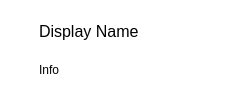
            <widget class="QWidget" name="session_widget" native="true">
             <property name="minimumSize">
              <size>
               <width>230</width>
               <height>0</height>
              </size>
             </property>
             <property name="palette">
              <palette>
               <active>
                <colorrole role="Button">
                 <brush brushstyle="SolidPattern">
                  <color alpha="255">
                   <red>255</red>
                   <green>255</green>
                   <blue>255</blue>
                  </color>
                 </brush>
                </colorrole>
                <colorrole role="Base">
                 <brush brushstyle="SolidPattern">
                  <color alpha="255">
                   <red>255</red>
                   <green>255</green>
                   <blue>255</blue>
                  </color>
                 </brush>
                </colorrole>
                <colorrole role="Window">
                 <brush brushstyle="SolidPattern">
                  <color alpha="255">
                   <red>255</red>
                   <green>255</green>
                   <blue>255</blue>
                  </color>
                 </brush>
                </colorrole>
               </active>
               <inactive>
                <colorrole role="Button">
                 <brush brushstyle="SolidPattern">
                  <color alpha="255">
                   <red>255</red>
                   <green>255</green>
                   <blue>255</blue>
                  </color>
                 </brush>
                </colorrole>
                <colorrole role="Base">
                 <brush brushstyle="SolidPattern">
                  <color alpha="255">
                   <red>255</red>
                   <green>255</green>
                   <blue>255</blue>
                  </color>
                 </brush>
                </colorrole>
                <colorrole role="Window">
                 <brush brushstyle="SolidPattern">
                  <color alpha="255">
                   <red>255</red>
                   <green>255</green>
                   <blue>255</blue>
                  </color>
                 </brush>
                </colorrole>
               </inactive>
               <disabled>
                <colorrole role="Button">
                 <brush brushstyle="SolidPattern">
                  <color alpha="255">
                   <red>255</red>
                   <green>255</green>
                   <blue>255</blue>
                  </color>
                 </brush>
                </colorrole>
                <colorrole role="Base">
                 <brush brushstyle="SolidPattern">
                  <color alpha="255">
                   <red>255</red>
                   <green>255</green>
                   <blue>255</blue>
                  </color>
                 </brush>
                </colorrole>
                <colorrole role="Window">
                 <brush brushstyle="SolidPattern">
                  <color alpha="255">
                   <red>255</red>
                   <green>255</green>
                   <blue>255</blue>
                  </color>
                 </brush>
                </colorrole>
               </disabled>
              </palette>
             </property>
             <property name="styleSheet">
              <string notr="true">QWidget#session_widget {
	margin: 0px;
	padding: 2px;
	border: 1px solid palette(dark);
	border-style: outset;
	border-radius: 3px;
	background: white;
}

QWidget#session_widget QLabel#name_label {
	color: #000000;
}

QWidget#session_widget QLabel#info_label {
	color: #7f7f7f;
}

QWidget#session_widget_no:hover {
	background: rgb(240, 252, 255);
	background: rgb(230, 248, 255);
	background: rgb(248, 248, 248);
}
</string>
             </property>
             <layout class="QHBoxLayout" name="session_layout">
              <property name="spacing">
               <number>3</number>
              </property>
              <property name="leftMargin">
               <number>0</number>
              </property>
              <property name="topMargin">
               <number>0</number>
              </property>
              <property name="rightMargin">
               <number>0</number>
              </property>
              <property name="bottomMargin">
               <number>0</number>
              </property>
              <item>
               <widget class="QLabel" name="icon_label">
                <property name="minimumSize">
                 <size>
                  <width>36</width>
                  <height>36</height>
                 </size>
                </property>
                <property name="maximumSize">
                 <size>
                  <width>36</width>
                  <height>36</height>
                 </size>
                </property>
                <property name="pixmap">
                 <pixmap>icons/default-avatar.png</pixmap>
                </property>
                <property name="alignment">
                 <set>Qt::AlignCenter</set>
                </property>
               </widget>
              </item>
              <item>
               <layout class="QVBoxLayout" name="name_info_layout">
                <property name="spacing">
                 <number>0</number>
                </property>
                <property name="leftMargin">
                 <number>0</number>
                </property>
                <property name="topMargin">
                 <number>0</number>
                </property>
                <property name="rightMargin">
                 <number>0</number>
                </property>
                <property name="bottomMargin">
                 <number>0</number>
                </property>
                <item>
                 <layout class="QHBoxLayout" name="name_layout">
                  <property name="spacing">
                   <number>0</number>
                  </property>
                  <property name="leftMargin">
                   <number>0</number>
                  </property>
                  <property name="topMargin">
                   <number>0</number>
                  </property>
                  <property name="rightMargin">
                   <number>0</number>
                  </property>
                  <property name="bottomMargin">
                   <number>0</number>
                  </property>
                  <item>
                   <widget class="ElidedLabel" name="name_label">
                    <property name="sizePolicy">
                     <sizepolicy hsizetype="Expanding" vsizetype="Fixed">
                      <horstretch>0</horstretch>
                      <verstretch>0</verstretch>
                     </sizepolicy>
                    </property>
                    <property name="font">
                     <font>
                      <pointsize>12</pointsize>
                     </font>
                    </property>
                    <property name="text">
                     <string>Display Name</string>
                    </property>
                   </widget>
                  </item>
                  <item>
                   <widget class="QWidget" name="state_icons" native="true">
                    <property name="minimumSize">
                     <size>
                      <width>0</width>
                      <height>14</height>
                     </size>
                    </property>
                    <property name="maximumSize">
                     <size>
                      <width>16777215</width>
                      <height>14</height>
                     </size>
                    </property>
                    <layout class="QHBoxLayout" name="state_icons_layout">
                     <property name="spacing">
                      <number>0</number>
                     </property>
                     <property name="leftMargin">
                      <number>0</number>
                     </property>
                     <property name="topMargin">
                      <number>0</number>
                     </property>
                     <property name="rightMargin">
                      <number>0</number>
                     </property>
                     <property name="bottomMargin">
                      <number>0</number>
                     </property>
                     <item>
                      <widget class="QLabel" name="composing_icon">
                       <property name="sizePolicy">
                        <sizepolicy hsizetype="Fixed" vsizetype="Fixed">
                         <horstretch>0</horstretch>
                         <verstretch>0</verstretch>
                        </sizepolicy>
                       </property>
                       <property name="text">
                        <string/>
                       </property>
                       <property name="pixmap">
                        <pixmap>icons/composing12.svg</pixmap>
                       </property>
                       <property name="alignment">
                        <set>Qt::AlignCenter</set>
                       </property>
                      </widget>
                     </item>
                     <item>
                      <widget class="QLabel" name="hold_icon">
                       <property name="sizePolicy">
                        <sizepolicy hsizetype="Fixed" vsizetype="Fixed">
                         <horstretch>0</horstretch>
                         <verstretch>0</verstretch>
                        </sizepolicy>
                       </property>
                       <property name="text">
                        <string/>
                       </property>
                       <property name="pixmap">
                        <pixmap>icons/paused12.svg</pixmap>
                       </property>
                       <property name="alignment">
                        <set>Qt::AlignCenter</set>
                       </property>
                      </widget>
                     </item>
                    </layout>
                   </widget>
                  </item>
                 </layout>
                </item>
                <item>
                 <layout class="QHBoxLayout" name="info_layout">
                  <property name="spacing">
                   <number>0</number>
                  </property>
                  <property name="leftMargin">
                   <number>0</number>
                  </property>
                  <property name="topMargin">
                   <number>0</number>
                  </property>
                  <property name="rightMargin">
                   <number>0</number>
                  </property>
                  <property name="bottomMargin">
                   <number>0</number>
                  </property>
                  <item>
                   <widget class="ElidedLabel" name="info_label">
                    <property name="sizePolicy">
                     <sizepolicy hsizetype="Expanding" vsizetype="Fixed">
                      <horstretch>0</horstretch>
                      <verstretch>0</verstretch>
                     </sizepolicy>
                    </property>
                    <property name="text">
                     <string>Info</string>
                    </property>
                   </widget>
                  </item>
                  <item>
                   <widget class="QWidget" name="stream_icons" native="true">
                    <property name="minimumSize">
                     <size>
                      <width>0</width>
                      <height>14</height>
                     </size>
                    </property>
                    <property name="maximumSize">
                     <size>
                      <width>16777215</width>
                      <height>14</height>
                     </size>
                    </property>
                    <layout class="QHBoxLayout" name="stream_icons_layout">
                     <property name="spacing">
                      <number>0</number>
                     </property>
                     <property name="leftMargin">
                      <number>0</number>
                     </property>
                     <property name="topMargin">
                      <number>0</number>
                     </property>
                     <property name="rightMargin">
                      <number>0</number>
                     </property>
                     <property name="bottomMargin">
                      <number>0</number>
                     </property>
                     <item>
                      <widget class="QLabel" name="screen_sharing_icon">
                       <property name="sizePolicy">
                        <sizepolicy hsizetype="Fixed" vsizetype="Fixed">
                         <horstretch>0</horstretch>
                         <verstretch>0</verstretch>
                        </sizepolicy>
                       </property>
                       <property name="text">
                        <string/>
                       </property>
                       <property name="pixmap">
                        <pixmap>icons/screen12.svg</pixmap>
                       </property>
                       <property name="alignment">
                        <set>Qt::AlignCenter</set>
                       </property>
                      </widget>
                     </item>
                     <item>
                      <widget class="QLabel" name="video_icon">
                       <property name="sizePolicy">
                        <sizepolicy hsizetype="Fixed" vsizetype="Fixed">
                         <horstretch>0</horstretch>
                         <verstretch>0</verstretch>
                        </sizepolicy>
                       </property>
                       <property name="text">
                        <string/>
                       </property>
                       <property name="pixmap">
                        <pixmap>icons/camera12.svg</pixmap>
                       </property>
                       <property name="alignment">
                        <set>Qt::AlignCenter</set>
                       </property>
                      </widget>
                     </item>
                     <item>
                      <widget class="QLabel" name="audio_icon">
                       <property name="sizePolicy">
                        <sizepolicy hsizetype="Fixed" vsizetype="Fixed">
                         <horstretch>0</horstretch>
                         <verstretch>0</verstretch>
                        </sizepolicy>
                       </property>
                       <property name="text">
                        <string/>
                       </property>
                       <property name="pixmap">
                        <pixmap>icons/speaker12.svg</pixmap>
                       </property>
                       <property name="alignment">
                        <set>Qt::AlignCenter</set>
                       </property>
                      </widget>
                     </item>
                     <item>
                      <widget class="QLabel" name="chat_icon">
                       <property name="sizePolicy">
                        <sizepolicy hsizetype="Fixed" vsizetype="Fixed">
                         <horstretch>0</horstretch>
                         <verstretch>0</verstretch>
                        </sizepolicy>
                       </property>
                       <property name="text">
                        <string/>
                       </property>
                       <property name="pixmap">
                        <pixmap>icons/chat12.svg</pixmap>
                       </property>
                       <property name="alignment">
                        <set>Qt::AlignCenter</set>
                       </property>
                      </widget>
                     </item>
                    </layout>
                   </widget>
                  </item>
                 </layout>
                </item>
               </layout>
              </item>
              <item>
               <widget class="ContactState" name="state_label">
                <property name="minimumSize">
                 <size>
                  <width>14</width>
                  <height>0</height>
                 </size>
                </property>
                <property name="maximumSize">
                 <size>
                  <width>14</width>
                  <height>16777215</height>
                 </size>
                </property>
                <property name="text">
                 <string/>
                </property>
                <property name="state" stdset="0">
                 <string notr="true">unknown</string>
                </property>
               </widget>
              </item>
             </layout>
            </widget>
